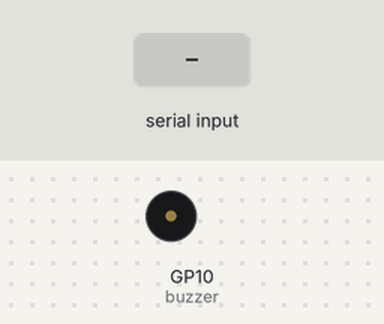
A program run on a simulated Raspberry Pi Pico running MicroPython. Parts: buzzer (waves = sounding). Inputs (shaded band) come from the test bench.

Above: at 1.2 s.
1.3 s: "Q\n" received over the second serial link
At 2.0 s:
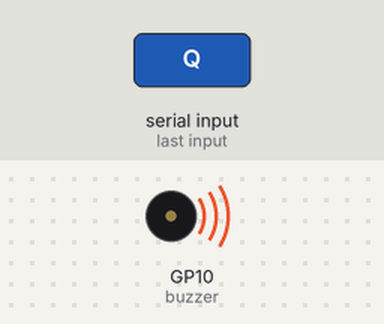
Timing chart, 0 to 4.8 s (numbered marks = the images above; inputs shaded):
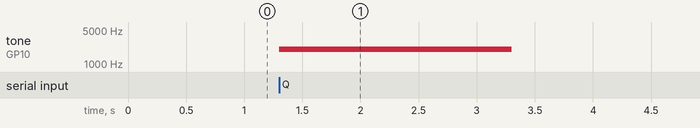

The program:

3_Bluetooth_Buzzer_Buton.py
```python
# Bluetooth Uygulaması #                     #// Bluetooth ile Pico bağlantısı uygulamasıdır.//#
# Bluetooth çalıştırmak için Bluetooth jumperın takılı olduğundan emin olun.

#Bluetooth kullanmak için önce mobil cihazınız ile DeneySeti üzerindeki HC-05 bluetooth modülünü eşleştirmeniz gerekir.
#// daha sonra ise mobil cihazınıza DeneySetini ve Picoyu kontrol edebilecek bir uygulama kurmanız gerekir.
#// Bunun için PlayStore mağazasındaki "Bluetooth Electronics" (keuwlsoft) uygulamasını kullanabilirsiniz.
#// Uygulamadan kendiniz arayüz tasarlayabileceğiniz gibi, hazır arayüzü indirmek için de uygulamadan "Load From Web Link" bağlantısını kullanabilirsiniz.
#// Hazır arayüz linki "https://raw.githubusercontent.com/cogullu/RPPicoDS/main/Bluetooth/RPPicoDS_Bluetooth.kwl?token=APP4NV4UOVXK5GZBO4SWAATA537CI"

from machine import Pin, UART, PWM
import utime

uart = UART(0, 9600)           # 0 numaralı UART protokolü üzerinde 9600 hızında veri iletişimi

buzzer = PWM(Pin(10))          # Buzzer Pin
buzzer.freq(2000);
buzzer.duty_u16(0)

while True:
    try:

        if uart.any() > 0:            # Bluetooth ile Picoya bağlı cihazdan herhangi bir veri gelirse
            data = uart.readline()    # Gelen 1 satırlık veriyi data isimli değişkene kaydet

# # # # # # ---------------------------------------Reset Butonu-----------------------------------------------------------------
            if 'Q' in data:           # Gelen veride Q karakteri varsa, "Ses Çal" Butonu
                buzzer.duty_u16(40000)
                uart.write("*S*")     # Buzzer

                utime.sleep(2)
                buzzer.duty_u16(0)
    except:
        print("Hay Aksi Birşeyler Yanlış Gitti!")
```

Measured:
- after the input at 1.3 s, tone on GP10 (buzzer): silent → 2000 Hz at once, → silent 2.0 s later
